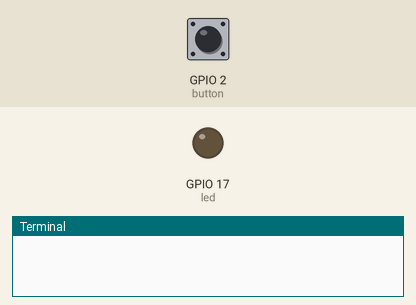
The program below on a simulated Raspberry Pi (BCM pin numbers). Parts: output pins drawn as LEDs (lit = HIGH), the last lines printed to the terminal. The test bench sets the inputs (shaded band); at power-on: GPIO 2 (button) HIGH.

Above: at 1.2 s.
1.3 s: GPIO 2 (button) pulled LOW for 0.15 s
At 1.39 s:
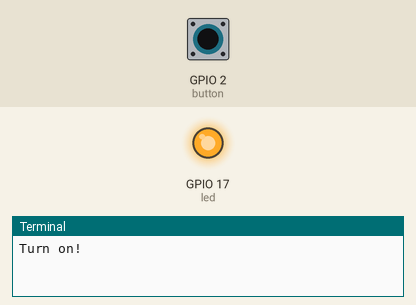
2.9 s: GPIO 2 (button) pulled LOW for 3.2 s
At 7.0 s:
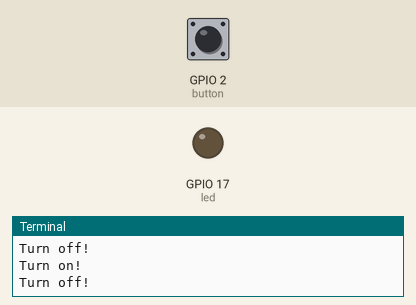
Timing chart, 0 to 8.5 s (numbered marks = the images above; inputs shaded):
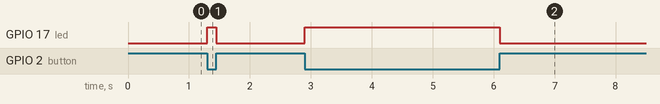

The program:

toggle.py
```python
#!/usr/bin/python3
from gpiozero import LED, Button
from signal import pause
from subprocess import check_call

command_on = ["sudo", "systemctl", "restart", "kameres"]
command_off = ["sudo", "systemctl", "stop", "kameres"]


led = LED(17)
button = Button(2)

def turn_on():
    print("Turn on!")
    led.on()
    #result = subprocess.run(command_on, capture_output=True, text=True)
    check_call(command_on)

def turn_off():
    print("Turn off!")
    led.off()
    #result = subprocess.run(command_off, capture_output=True, text=True)
    check_call(command_off)

button.when_pressed = turn_on
button.when_released = turn_off

pause()
```

Measured:
- after the input at 1.3 s, GPIO 17 (led): LOW → HIGH at once, → LOW 0.15 s later
- after the input at 2.9 s, GPIO 17 (led): LOW → HIGH at once, → LOW 3.2 s later
